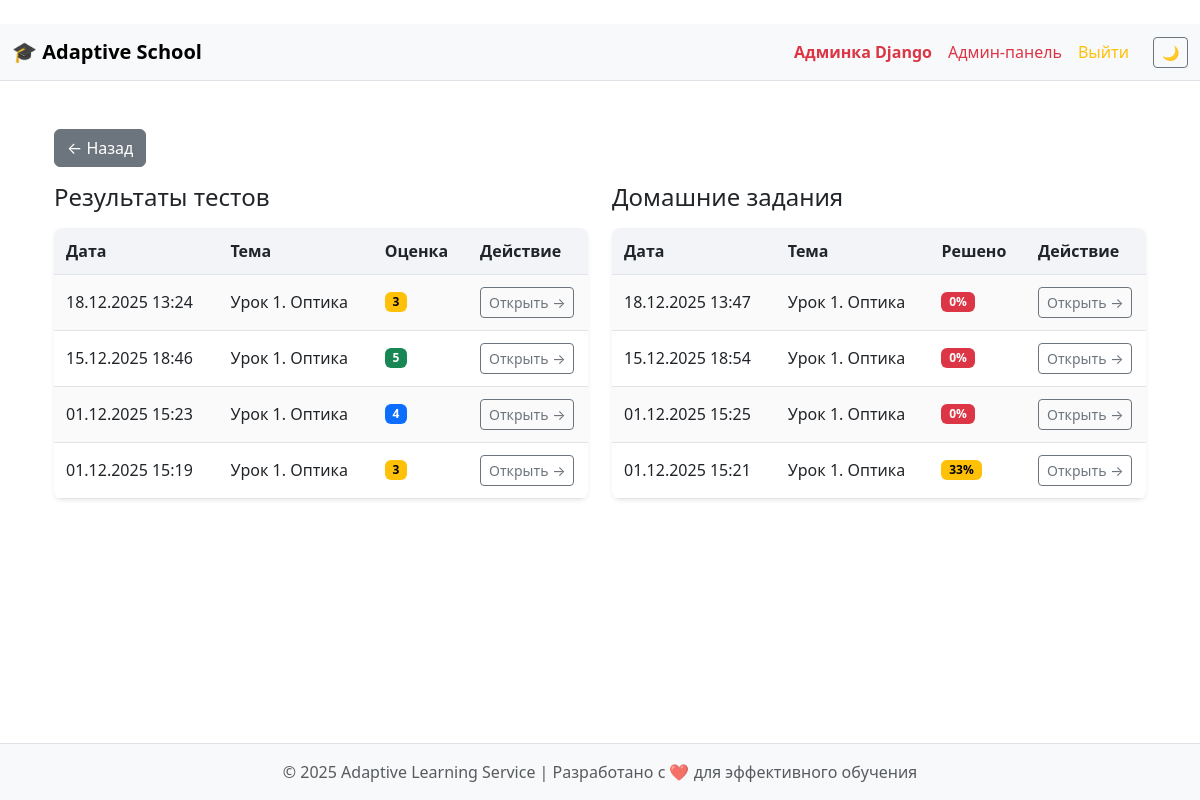
/results/ (signed in), run on an earlier commit of the app's database.
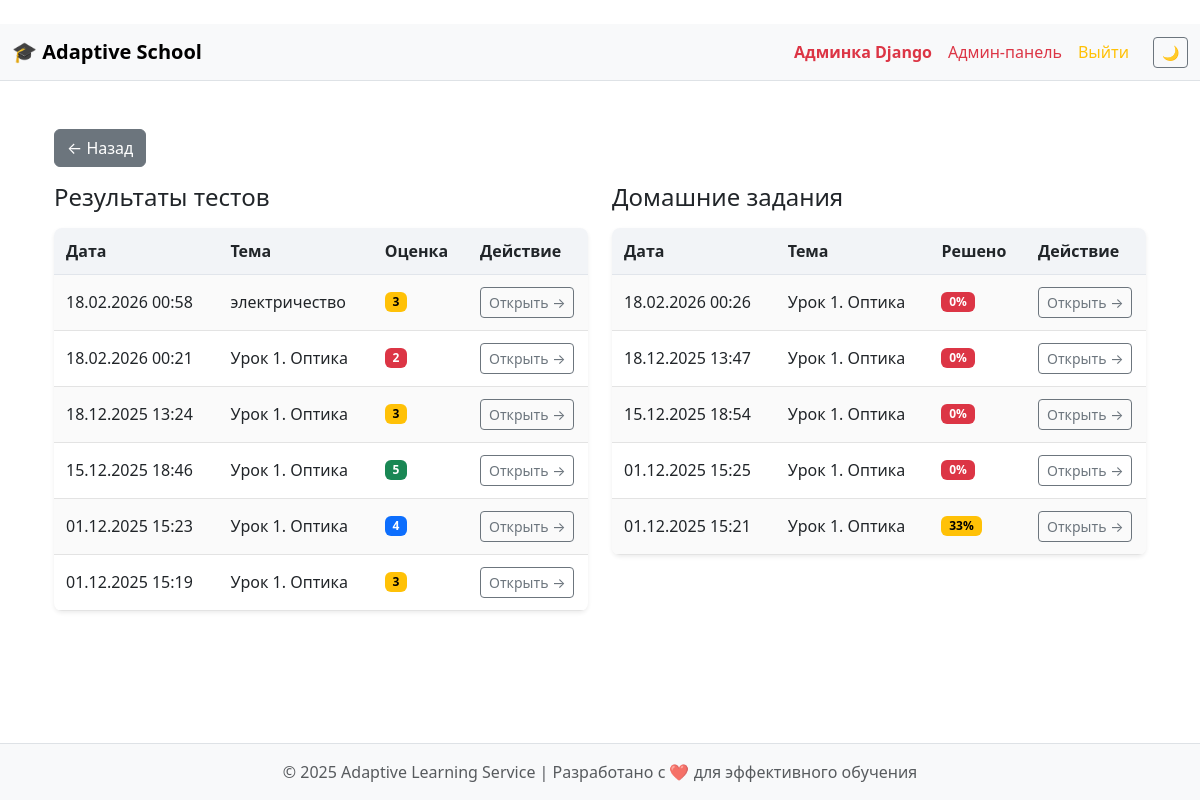
And on a later commit of the database.
### school/models.py (models this page shows, shortened)
class TestResult(models.Model):
    student = models.ForeignKey(Student, on_delete=models.CASCADE)
    test = models.ForeignKey(Test, on_delete=models.CASCADE)
    assigned_topic = models.ForeignKey('AssignedTopic', on_delete=models.SET_NULL, null=True, blank=True)
    score = models.IntegerField()
    grade = models.IntegerField()
    completed_at = models.DateTimeField(auto_now_add=True)
    is_homework_generating = models.BooleanField(default=False)
    class Meta:
        verbose_name = "Результат теста"
        verbose_name_plural = "Результаты тестов"

class Test(models.Model):
    lesson = models.ForeignKey(Lesson, on_delete=models.CASCADE, related_name="tests")
    assigned_topic = models.ForeignKey('AssignedTopic', on_delete=models.SET_NULL, null=True, blank=True)
    title = models.CharField(max_length=150)
    date_available = models.DateField()
    questions = models.ManyToManyField(Question, blank=True)
    maximin_questions = models.IntegerField(default=0)
    class Meta:
        verbose_name = "Тест"
        verbose_name_plural = "Тесты"

class Homework(models.Model):
    student = models.ForeignKey(Student, on_delete=models.CASCADE, related_name="homeworks")
    lesson = models.ForeignKey(Lesson, on_delete=models.CASCADE, related_name="homeworks", null=True, blank=True)
    test_result = models.OneToOneField(
        TestResult,
        on_delete=models.CASCADE,
        related_name="homework"
    )
    tasks_count = models.PositiveIntegerField(default=3)
    created_at = models.DateTimeField(auto_now_add=True)
    is_checked = models.BooleanField(default=False)
    deadline = models.DateTimeField(null=True, blank=True)
    class Meta:
        verbose_name = "Домашнее задание"
        verbose_name_plural = "Домашние задания"

class Lesson(models.Model):
    subject = models.ForeignKey(Subject, on_delete=models.CASCADE, related_name="lessons")
    topics = models.ManyToManyField('Topic', blank=True, related_name="lessons")
    title = models.CharField(max_length=100)
    date = models.DateField()
    class Meta:
        verbose_name = "Урок"
        verbose_name_plural = "Уроки"

### school/views.py (the view)
# urls.py: path("results/", views.student_results, name="student_results"),
@login_required
def student_results(request):
    student = request.user.student
    results = TestResult.objects.filter(student=student).order_by("-completed_at")
    homeworks = Homework.objects.filter(student=student)
    hw_total = homeworks.count()
    hw_checked = homeworks.filter(is_checked=True).count()
    hw_in_progress = homeworks.filter(is_checked=False).count()
    tasks = HomeworkTask.objects.filter(homework__student=student, is_correct__isnull=False)
    if tasks.exists():
        hw_percent = round(tasks.filter(is_correct=True).count() * 100 / tasks.count())
    else:
        hw_percent = 0
    homeworks = Homework.objects.filter(student=student).order_by("-created_at")
    hw_list = []
    for hw in homeworks:
        tasks = hw.tasks.all()
        total = tasks.count()
        solved = tasks.filter(is_correct=True).count()
        percent = round(solved * 100 / total) if total else 0
        hw_list.append({
            "hw": hw,
            "total": total,
            "solved": solved,
            "percent": percent,
        })
    return render(request, "student_results.html", {
        "results": results,
        "hw_total": hw_total,
        "hw_checked": hw_checked,
        "hw_in_progress": hw_in_progress,
        "hw_percent": hw_percent,
        "hw_list": hw_list,
    })

### templates/student_results.html (shortened to what this page needs)
﻿{% extends "base.html" %}
{% block content %}
  <div class="container mt-4">
    <a href="javascript:history.back()" class="btn btn-secondary mb-3">← Назад</a>
    <div class="row">
      <div class="col-md-6">
        <h4 class="mb-3">Результаты тестов</h4>
        {% if results %}
          <table class="custom-table table-striped shadow-sm">
            <thead>
            <tr>
              <th>Дата</th>
              <th>Тема</th>
              <th>Оценка</th>
              <th style="width: 120px">Действие</th>
            </tr>
            </thead>
            <tbody>
            {% for r in results %}
              <tr>
                <td>{{ r.completed_at|date:"d.m.Y H:i" }}</td>
                <td>{{ r.test.title }}</td>
                <td>
                <span class="badge
                  {% if r.grade == 5 %}bg-success
                  {% elif r.grade == 4 %}bg-primary
                  {% elif r.grade == 3 %}bg-warning
                  {% else %}bg-danger{% endif %}
                ">{{ r.grade }}</span>
                </td>
                <td>
                  <a href="{% url 'test_result_detail' r.id %}"
                     class="btn btn-sm btn-outline-secondary">
                    Открыть →
                  </a>
              </tr>
            {% endfor %}
            </tbody>
          </table>
        {% else %}
          <p class="text-muted">Пока нет результатов тестов.</p>
        {% endif %}
      </div>
      <div class="col-md-6">
        <h4 class="mb-3">Домашние задания</h4>
        {% if hw_list %}
          <table class="custom-table shadow-sm">
            <thead>
            <tr>
              <th>Дата</th>
              <th>Тема</th>
              <th>Решено</th>
              <th style="width: 120px">Действие</th>
            </tr>
            </thead>
            <tbody>
            {% for item in hw_list %}
              <tr>
                <td>{{ item.hw.created_at|date:"d.m.Y H:i" }}</td>
                <td>{{ item.hw.lesson.title }}</td>
                <td>
            <span class="badge
                  {% if item.percent >= 80 %}bg-success
                  {% elif item.percent >= 60 %}bg-primary
                  {% elif item.percent >= 30 %}bg-warning text-black
                  {% else %}bg-danger{% endif %}
                  ">
                {{ item.percent }}%
            </span>
                </td>
                <td>
                  <a href="{% url 'homework_detail' item.hw.id %}"
                     class="btn btn-sm btn-outline-secondary">
                    Открыть →
                  </a>
                </td>
              </tr>
            {% endfor %}
            </tbody>
          </table>
        {% else %}
          <p class="text-muted">Домашних заданий ещё нет.</p>
        {% endif %}
      </div>
    </div>
  </div>
{% endblock %}

What changed in the data, as far as the page shows it:
added TestResult: completed_at "18.02.2026 00:58", test "электричество", grade "3"
added TestResult: completed_at "18.02.2026 00:21", test "Урок 1. Оптика", grade "2"
added Homework: hw.created_at "18.02.2026 00:26", hw.lesson "Урок 1. Оптика", percent "0"
